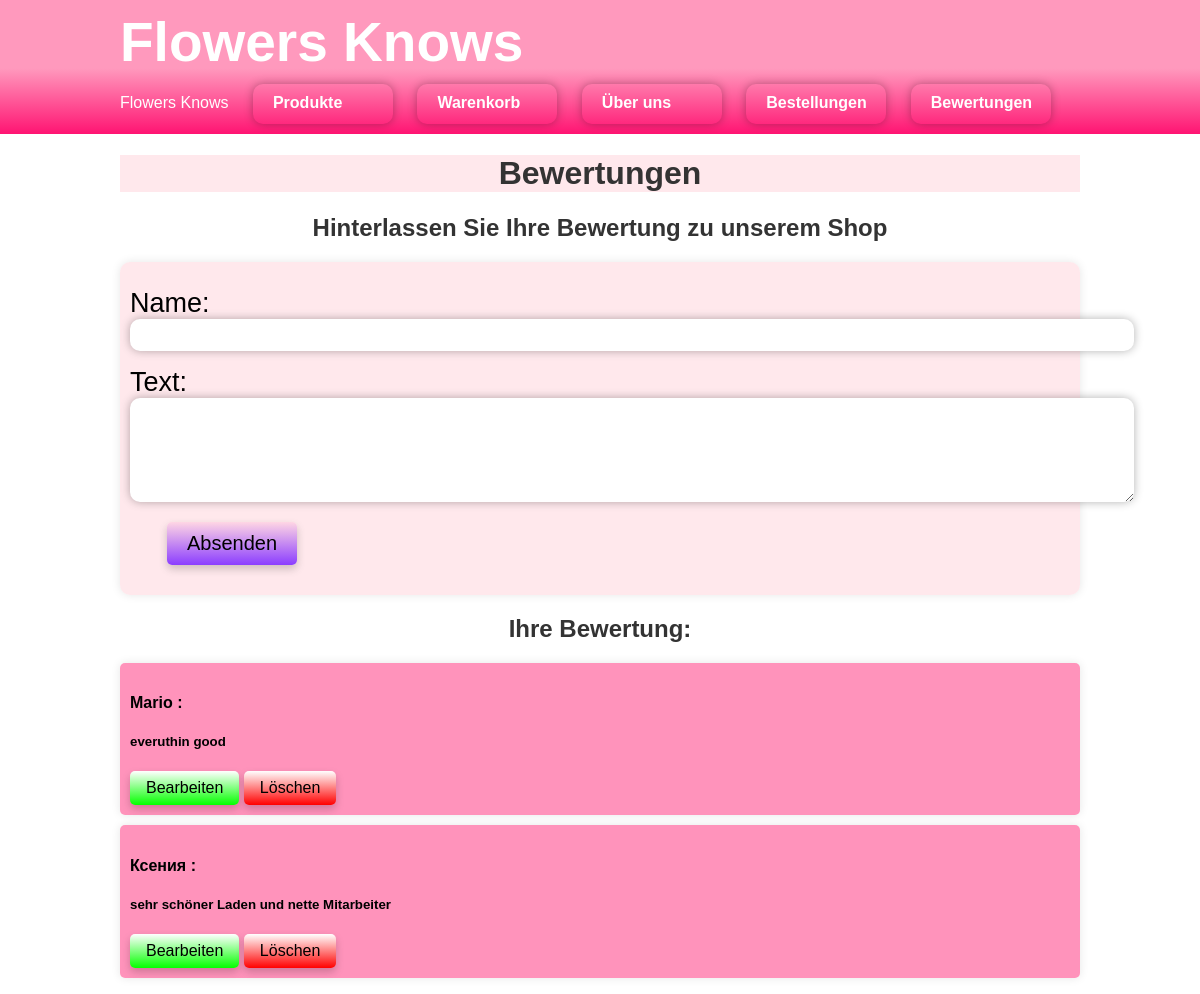
The page /review/ on the database as committed earlier.
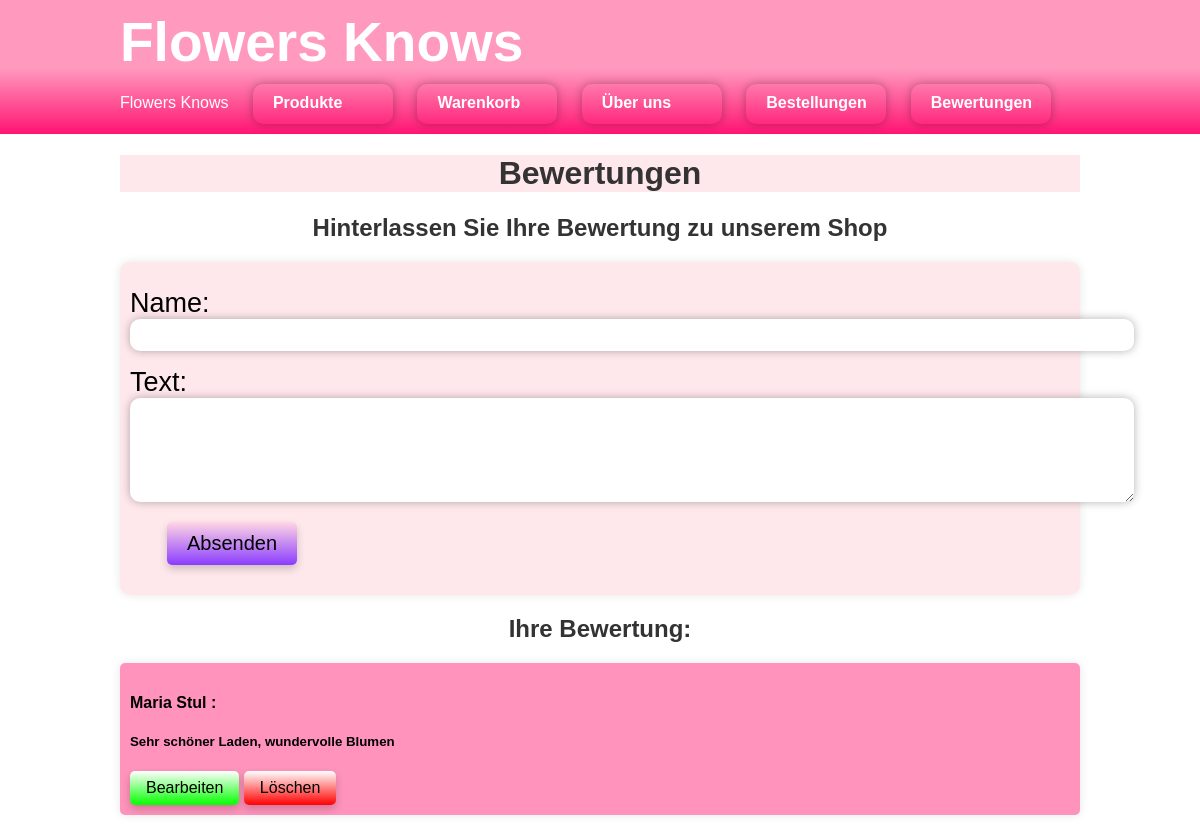
The same page on the database as committed later.
### wineshop/models.py (models this page shows, shortened)
class Review(models.Model):
    name = models.CharField(max_length=100)
    text = models.TextField()
    created_at = models.DateTimeField(auto_now_add=True)

### wineshop/views.py (the view)
# urls.py: path('review/', views.review_page, name='review_page'),
def review_page(request):
    if request.method == 'POST':
        form = ReviewForm(request.POST)
        if form.is_valid():
            form.save()
            return redirect('review_page')
    else:
        form = ReviewForm()
    reviews = Review.objects.all().order_by('-created_at')
    return render(request, 'review_page.html', {'form': form, 'reviews': reviews})

### wineshop/forms.py
class ReviewForm(forms.ModelForm):
    class Meta:
        model = Review
        fields = ['name', 'text']

### templates/review_page.html (shortened to what this page needs)
<!DOCTYPE html>
{% load static %}
<html lang="en">
	<head>
		<link href="{% static 'style/style.css' %}" rel="stylesheet" type="text/css" media="all ">
	</head>
	<body>
    <header class="red-header">
        <div class="container">
            <h1>Flowers Knows</h1>
            <nav>
                <ul>
                   <li><a  href="/">Flowers Knows</a></li>
                    <li><a class="normal" href="../tovary/">Produkte</a></li>
                    <li><a class="normal" href="../корзина/">Warenkorb</a></li>
                    <li><a class="normal" href="../aboutus/">Über uns</a></li>
                    <li><a  class="normal" href=  "../все_заказы/">Bestellungen</a></li>
                     <li><a  class="normal" href= "review/">Bewertungen</a></li>
                </ul>
            </nav>
        </div>
    </header>
    <div class="container">
        <div class="rewiew">
            <h1 style="color: #333;text-align: center; background-color:#ffc0cb5e;">Bewertungen</h1>
        <h2 style="color: #333; text-align: center;">Hinterlassen Sie Ihre Bewertung zu unserem Shop</h2>
        <form method="post" style="margin-bottom: 20px; padding: 20px;  background-color:#ffc0cb5e; padding: 10px 10px; margin-top:10px; box-shadow: 0 4px 8px rgba(0, 0, 0, 0.2); border-radius: 10px; box-shadow: 0 0 10px rgba(0, 0, 0, 0.1);">
            {{ form.as_p }}
            <button type="submit" style="background: linear-gradient(0deg, #8b3dff 0%, #ffd6e4 100%); border: none; box-shadow: 0 4px 8px rgba(0, 0, 0, 0.2);
        color: white; padding: 10px 20px; text-align: center; text-decoration:
        none; display: inline-block; font-size: 20px; cursor: pointer;
         border-radius: 5px; margin-left: 37px;
         margin-bottom: 20px; color: black;">Absenden</button>
        </form>
        <h2 style="color: #333;text-align: center;">Ihre Bewertung:</h2>
        <ul style="list-style-type: none; padding: 0;">
            {% for review in reviews %}
           <li style="margin-bottom: 10px; background-color:#ff5795a3; padding: 10px 10px; margin-top:10px; box-shadow: 0 4px 8px rgba(0, 0, 0, 0.2); padding: 10px; border-radius: 5px; box-shadow: 0 0 10px rgba(0, 0, 0, 0.1);">
            <h4>{{ review.name }} :</h4>
            <h5>{{ review.text }}</h5>
            <a href="{% url 'edit_review' review.id %}" style="cursor: pointer; background: linear-gradient(0deg, #04ff00 0%, #ffffff 100%); box-shadow: 0 4px 8px rgba(0, 0, 0, 0.2);color: black; padding: 8px 16px; text-align: center; text-decoration: none; display: inline-block; border-radius: 5px;">Bearbeiten</a>
            <a href="{% url 'delete_review' review.id %}" style="cursor: pointer;background: linear-gradient(0deg, #ff0000 0%, #ffffff 100%); box-shadow: 0 4px 8px rgba(0, 0, 0, 0.2); color: black; padding: 8px 16px; text-align: center; text-decoration: none; display: inline-block; border-radius: 5px;">Löschen</a>
            </li>
            {% endfor %}
        </ul>
        </div>
    </div>
</body>
</html>

### static/style/style.css (style rules this page uses)
body { margin: 0; padding: 0; font-family: 'Arial', sans-serif; background-image: url('https://kartinki.pics/uploads/posts/2022-12/1670054805_1-kartinkin-net-p-belii-fon-s-tsvetami-po-krayam-instagram-1.jpg'); background-size: cover; background-attachment: fixed; background-repeat: no-repeat; }
.container { width: 80%; margin: 0 auto; }
.rewiew textarea { width:1000px; height:100px; border:none; box-shadow: 0 0 10px rgba(0, 0, 0, 0.3); border-radius:10px; }
.rewiew input { width:1000px; height:30px; border:none; box-shadow: 0 0 10px rgba(0, 0, 0, 0.3); border-radius:10px; }
.rewiew label { font-size:27px; }
header { display: flex; justify-content: space-between; align-items: center; background: linear-gradient(0deg, #ff1472 0%, #ff99bd 49%); color: #fff; padding: 10px 0; }
header h1 { font-size: 55px; margin: 0; }
nav ul { list-style: none; text-decoration: none; color: #fff; margin: 0; padding: 0; }
nav ul li { margin-top: 10px; display: inline-block; margin-right: 20px; }
nav ul li a { text-decoration: none; color: #fff; }
.normal { text-decoration: none; padding: 10px 20px; display: inline-block; height: 20px; width: 100px; color: #ffffff; font-size: 16px; font-weight: bold; cursor: pointer; border-radius: 10px; box-shadow: 0 0 10px rgba(0, 0, 0, 0.3); background-size: 400% 400%; }

Rows that differ between the two databases and show on the page:
removed Review: name "Mario", text "everuthin good"
removed Review: name "Ксения", text "sehr schöner Laden und nette Mitarbeiter"
added Review: name "Maria Stul", text "Sehr schöner Laden, wundervolle Blumen"
